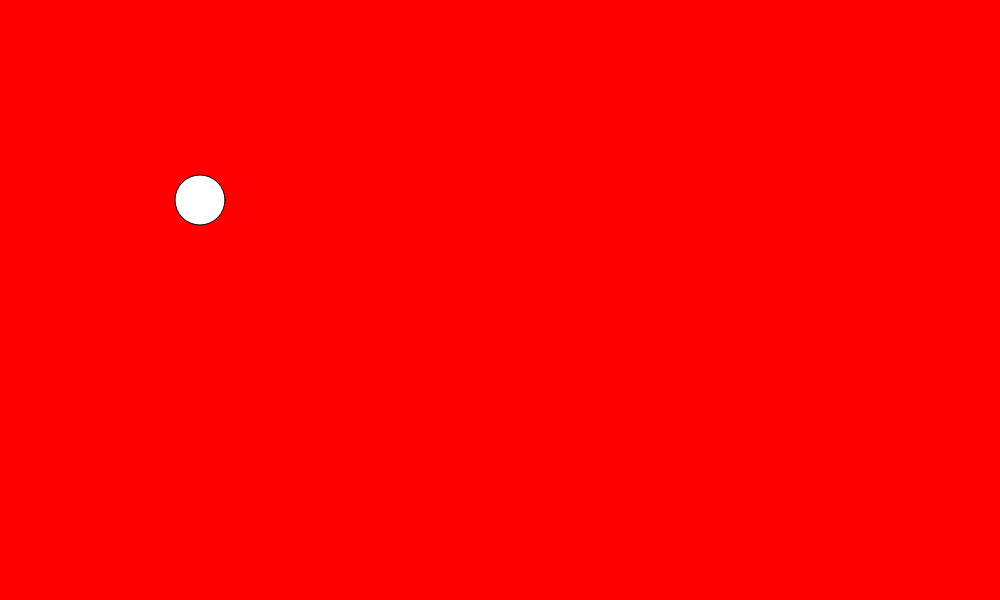
Frame 1 (no input)
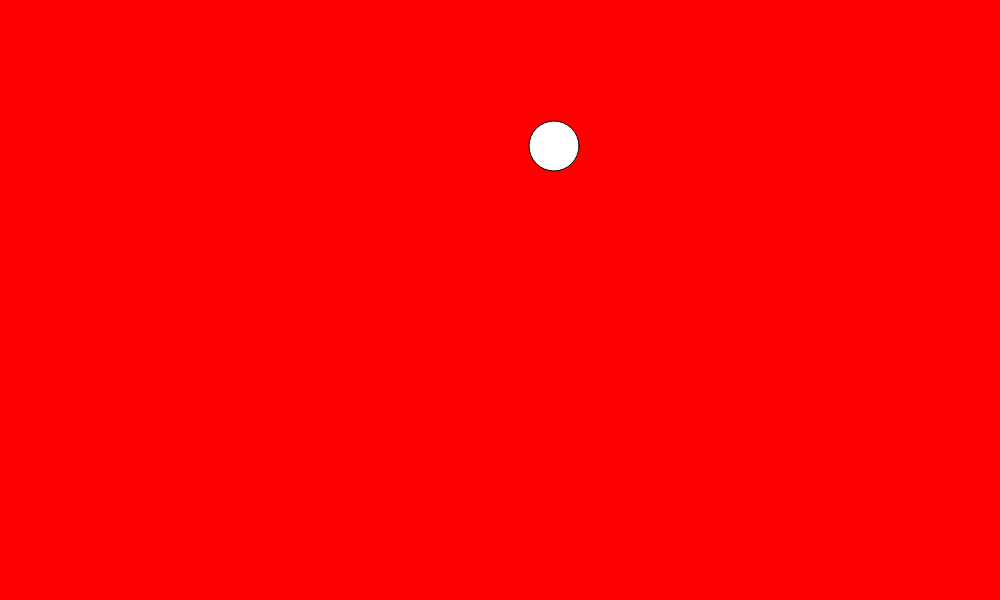
Frame 60 (no input)
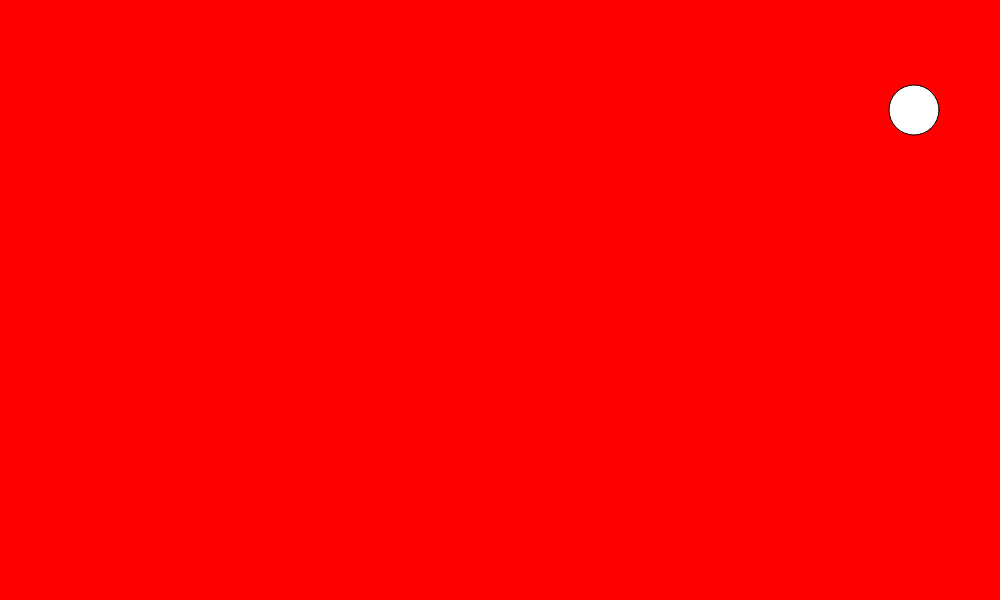
Frame 120 (the mouse pressed at the canvas centre since frame 60)

The p5.js sketch that drew these frames (run headless with seeded random() and noise() and a simulated clock; from frame 60 on, the mouse is pressed at the canvas centre):

// p5.js sketch
// ── sketch.js
var x = 200;
var y = 200;
var speedX = 6;
var speedY = 18;
var mySize = 50;

function setup() {
  createCanvas(1000, 600);
}

function draw() {
  background(255, 0, 0);
  ellipse(x, y, mySize, mySize);

  x = x + speedX;
  y = y + speedY;

  if(x > width - mySize / 2) {
    speedX = -speedX;
  }

  if(x < mySize / 2) {
    speedX = -speedX;
  }

  if(y > height - mySize / 2) {
    speedY = -speedY;
  }

  if(y < mySize / 2) {
    speedY = -speedY;
  }
}
